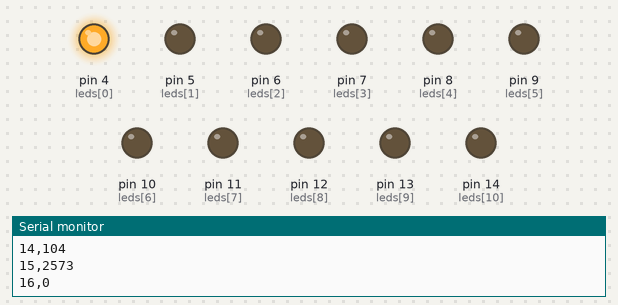
The sketch below on a simulated Arduino Uno, built with avr-gcc and run on an emulated ATmega328P. On the bench: output pins drawn as LEDs (lit = HIGH), the last lines printed to the serial monitor.

Above: at 0.11 s.
At 0.71 s:
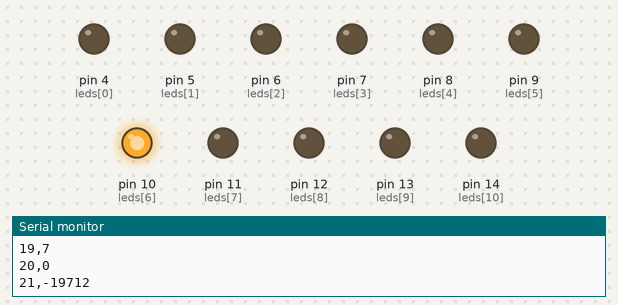
At 1.31 s:
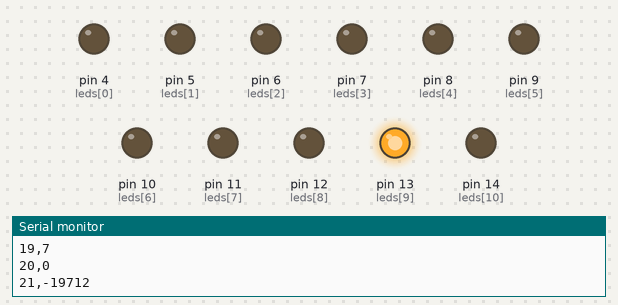
At 2.51 s:
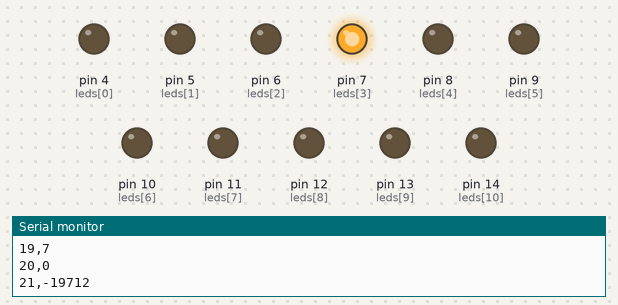
At 3.61 s:
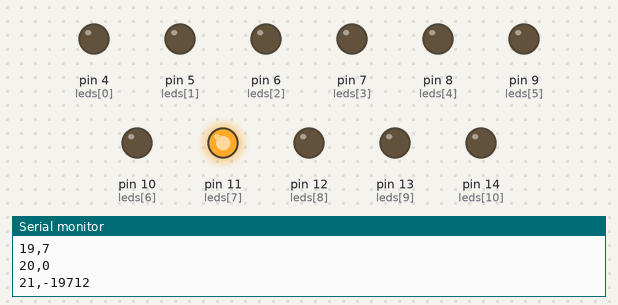
At 4.86 s:
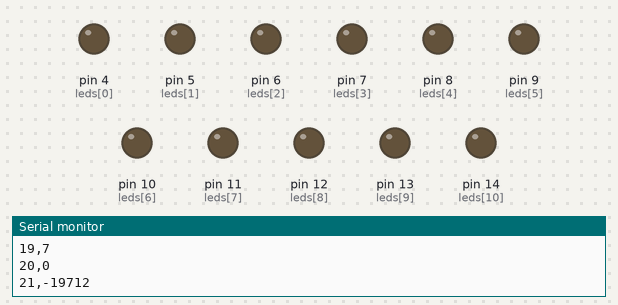
Timing chart, 0 to 5.2 s (numbered marks = the images above):
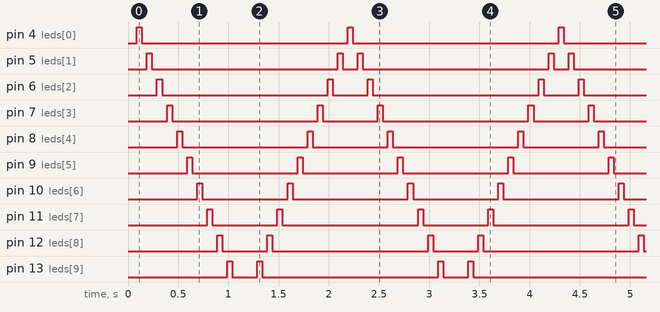

The sketch:

arrayLedPrueba.ino
```cpp
int leds[]={4,5,6,7,8,9,10,11,12,13,14};

//Otra forma de Array//

/*
int led2[];

  led2=[0]=4;
  led2=[1]=5;
  ...........
  led2=[10]=14;
*/

void setup()


{
  Serial.begin(9600);

  //sizeof calcula el tamaño del array//
    for(int i=0;i<sizeof(leds);i++)

      {
        Serial.print(i);
        Serial.print(",");
        Serial.println(leds[i]);
        pinMode(leds[i],OUTPUT);

       }


}

void loop()

{

    //Ponemos sizeof(int)/ con el fin de saber el tamaño en bits//

    for(int i=0;i<sizeof(leds)/sizeof(int);i++)

      {
        digitalWrite(leds[i],HIGH);
        delay(50);
        digitalWrite(leds[i],LOW);
        delay(50);
      }


    for(int i=sizeof(leds)/sizeof(int)-1;i>0;i--)

      {
        digitalWrite(leds[i],HIGH);
        delay(50);
        digitalWrite(leds[i],LOW);
        delay(50);
      }


}
```

Measured:
- by itself, pin 4 (leds[0]): alternates HIGH for 0.05 s and LOW for 2.1 s
- by itself, pin 5 (leds[1]): repeats every 2.1 s: LOW 1.9 s, HIGH 0.05 s, LOW 0.15 s, HIGH 0.05 s
- by itself, pin 6 (leds[2]): repeats every 2.1 s: LOW 1.7 s, HIGH 0.05 s, LOW 0.35 s, HIGH 0.05 s
- by itself, pin 7 (leds[3]): repeats every 2.1 s: LOW 1.5 s, HIGH 0.05 s, LOW 0.55 s, HIGH 0.05 s
- by itself, pin 8 (leds[4]): repeats every 2.1 s: LOW 1.3 s, HIGH 0.05 s, LOW 0.75 s, HIGH 0.05 s
- by itself, pin 9 (leds[5]): alternates HIGH for 0.05 s and LOW for 1.1 s
- by itself, pin 10 (leds[6]): repeats every 2.1 s: LOW 0.85 s, HIGH 0.05 s, LOW 1.2 s, HIGH 0.05 s
- by itself, pin 11 (leds[7]): repeats every 2.1 s: LOW 0.65 s, HIGH 0.05 s, LOW 1.4 s, HIGH 0.05 s
